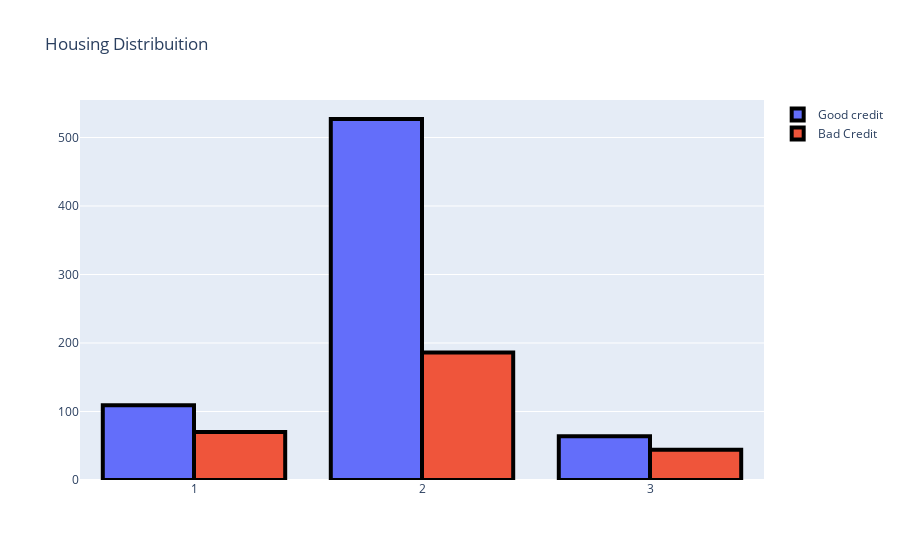

Notebook code for this chart:
### Markdown cell above
### Housing / customer

### Code cell
Good = go.Bar(
    x = df[df["Y"]== 1]["X15"].value_counts().index.values,
    y = df[df["Y"]== 1]["X15"].value_counts().values,
    name='Good credit'
)

Bad = go.Bar(
    x = df[df["Y"]== 2]["X15"].value_counts().index.values,
    y = df[df["Y"]== 2]["X15"].value_counts().values,
    name="Bad Credit"
)

data = [Good, Bad]

layout = go.Layout(
    title='Housing Distribuition'
)

fig = go.Figure(data=data, layout=layout)
fig.data[0].marker.line.width = 4
fig.data[0].marker.line.color = "black"
fig.data[1].marker.line.width = 4
fig.data[1].marker.line.color = "black"

py.iplot(fig, filename='Housing-Grouped')

### Figure 1 — Plotly figure (JSON) as saved in the notebook; plotly's stock layout.template omitted (floating-point values rounded to 4 significant figures)
{"data": [{"marker": {"line": {"color": "black", "width": 4}}, "name": "Good credit", "type": "bar", "x": [2, 1, 3], "y": [527, 109, 64]}, {"marker": {"line": {"color": "black", "width": 4}}, "name": "Bad Credit", "type": "bar", "x": [2, 1, 3], "y": [186, 70, 44]}], "layout": {"title": {"text": "Housing Distribuition"}}}
